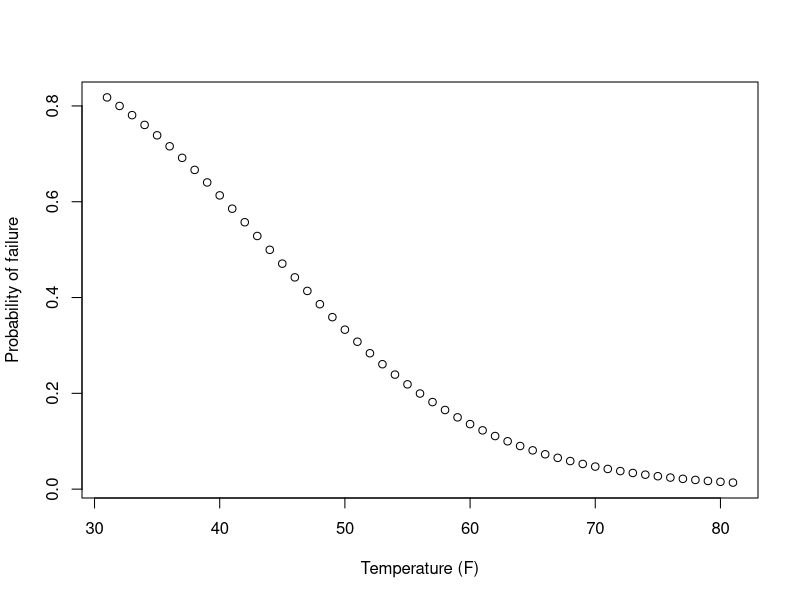
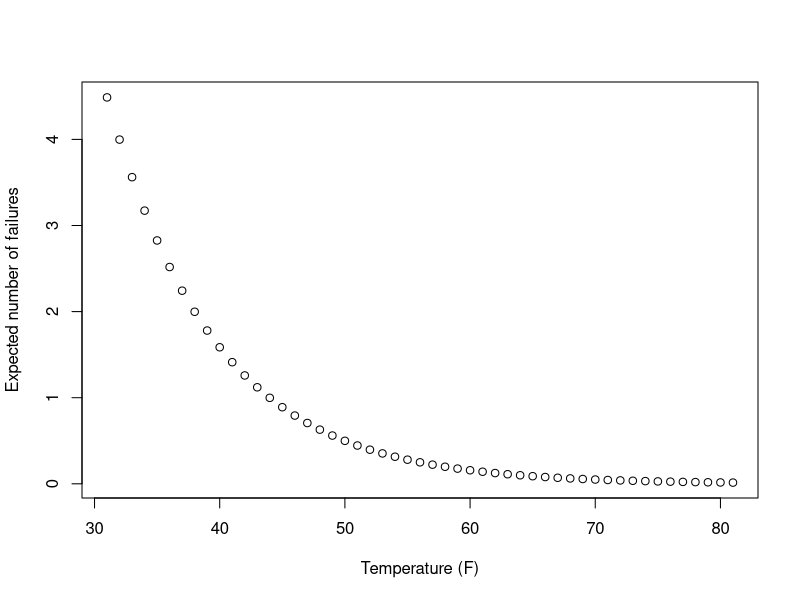
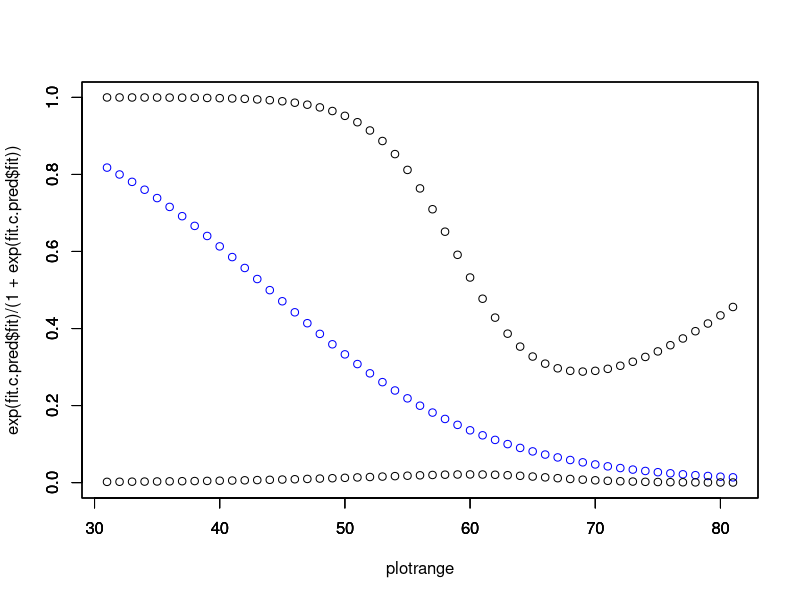

R code for these plots, in order:
## ---- chunk 1
knitr::opts_chunk$set(echo = TRUE)
## ---- chunk 2
data = read.csv(file="./challenger.csv", header=TRUE)
data$Prob = data$O.ring/data$Number
## ---- chunk 3
fit.a = glm(formula = Prob ~ Temp + Pressure, family=binomial(link=logit),data = data)
summary(fit.a)
## ---- chunk 4
library(car)
Anova(fit.a, test="LR")
## ---- chunk 5
fit.b = glm(formula = Prob ~ Temp, family=binomial(link=logit),data = data)
summary(fit.b)
## ---- chunk 6
fit.c = glm(formula = Prob ~ Temp, family=binomial(link=logit),data = data)
summary(fit.c)
## ---- chunk 7
plotrange = seq(31, 81, 1)
pred_odds = predict(fit.c, newdata=data.frame(Temp=plotrange), type="link")
plot(plotrange, exp(pred_odds)/(1+exp(pred_odds)), xlim=c(31,81), ylab="Probability of failure", xlab="Temperature (F)")
plot(plotrange, (exp(pred_odds)), xlim=c(31,81), ylab="Expected number of failures", xlab="Temperature (F)")

## ---- chunk 8
fit.c.pred = predict(fit.c, newdata=data.frame(Temp=plotrange), type="link", se.fit=TRUE)
lcl = fit.c.pred$fit - qnorm(0.975)*fit.c.pred$se.fit
ucl = fit.c.pred$fit + qnorm(0.975)*fit.c.pred$se.fit
plot(plotrange, exp(fit.c.pred$fit)/(1+exp(fit.c.pred$fit)), xlim=c(31,81), ylim=c(0,1), col='blue')
par(new=T)
plot(plotrange, exp(lcl)/(1+exp(lcl)), xlab='', ylab='', xlim=c(31,81), ylim=c(0,1))
par(new=T)
plot(plotrange, exp(ucl)/(1+exp(ucl)), xlab='', ylab='', xlim=c(31,81), ylim=c(0,1))
## ---- chunk 9
predicted_odds = predict(fit.c, newdata=data.frame(Temp=31), type="link", se.fit = TRUE)
predicted_prob = exp(predicted_odds$fit)/(1+exp(predicted_odds$fit))
ci_odds = c(predicted_odds$fit - qnorm(1-.05/2)*predicted_odds$se.fit, predicted_odds$fit + qnorm(1-.05/2)*predicted_odds$se.fit)
ci = exp(ci_odds)/(1+exp(ci_odds))
"Predicted probability of at least one O-ring failure with 95% confidence interval:"
paste(round(ci[1],5), "<", round(predicted_prob,5), "<", round(ci[2],5))
## ---- chunk 10
threshold = 0.3

bootstrap = replicate(100, {
  samples = sample(31:72, size = 23, replace=TRUE)
  predicted_odds = predict(fit.c, newdata=data.frame(Temp=samples), type="link")
  predicted = exp(predicted_odds)/(1+exp(predicted_odds))
  boostrapped_data = data.frame(O.ring=predicted,Temp=samples)
  fit.bootstrap = glm(O.ring ~ Temp, family=binomial(link=logit),data = boostrapped_data, control = list(maxit = 50))
  
  pi.hat.star.odds = predict(fit.bootstrap, newdata=data.frame(Temp=c(31,72)), type="link")
  exp(pi.hat.star.odds)/(1+exp(pi.hat.star.odds))
})
bootstrap
